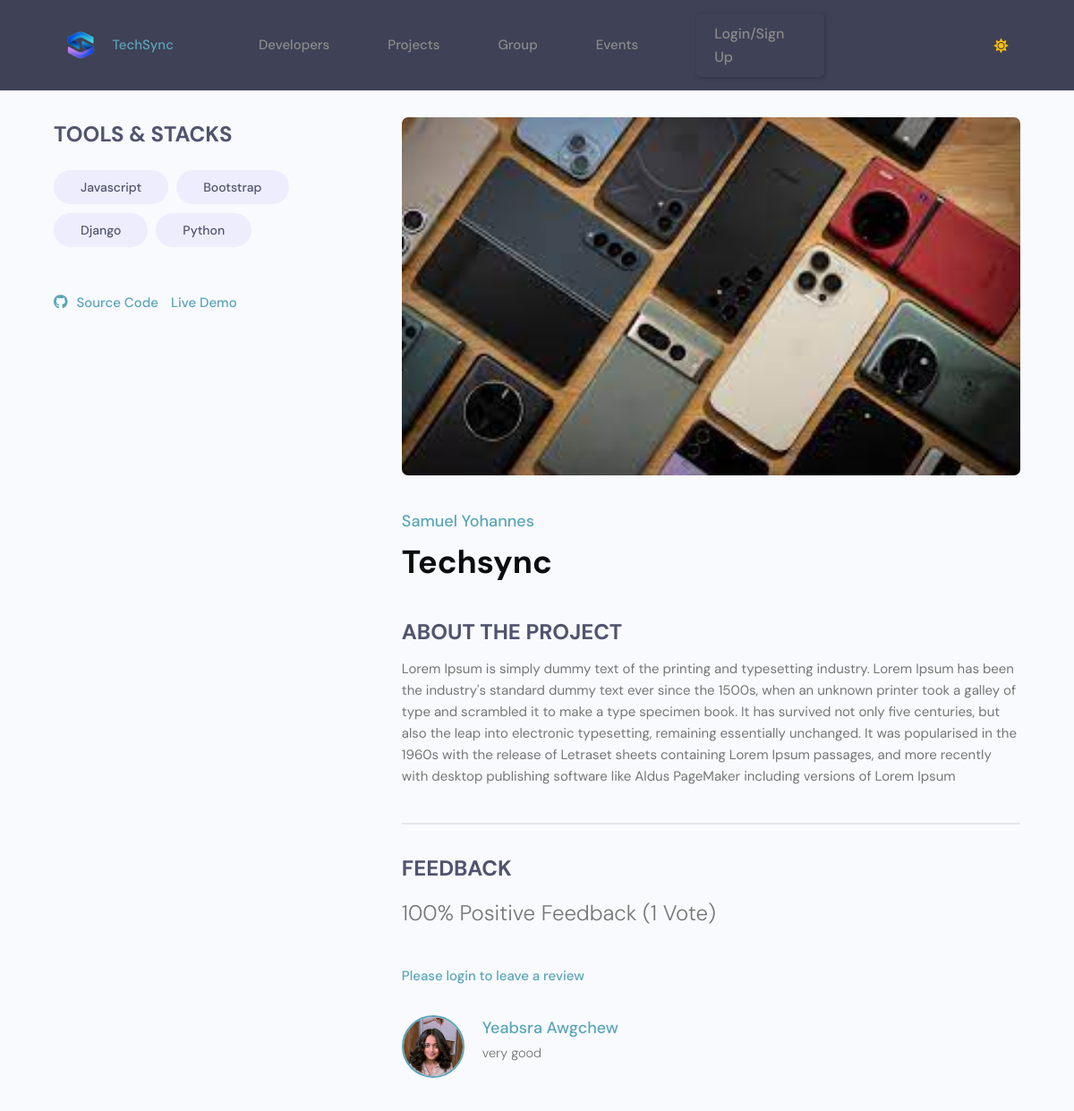
The app's page /projects/project_detail/60bc77e5-70b7-4d92-95ad-d82983a8f71c/ with its own data.
### projects/models.py (models this page shows, shortened)
class Tag(models.Model):
    id = models.UUIDField(default=uuid.uuid4, primary_key=True, unique=True, editable=False, )
    name = models.CharField(max_length=300)
    created_at = models.DateTimeField(auto_now_add=True)

class Project(models.Model):
    id = models.UUIDField(default=uuid.uuid4, primary_key=True, unique=True, editable=False)
    owner = models.ForeignKey(Profile, on_delete=models.SET_NULL, null=True)
    title = models.CharField(max_length=100)
    description = models.TextField(null=True, blank=True)
    image = models.ImageField(null=True, blank=True, default='default.jpg', upload_to= 'project_image')
    demo_link = models.URLField(null=True, blank=True)
    source_link = models.URLField(null=True, blank=True)
    created_at = models.DateTimeField(auto_now_add=True)
    tags = models.ManyToManyField('Tag', blank=True)
    vote_count = models.IntegerField(default=0, null=True, blank=True)
    vote_ratio = models.IntegerField(default=0, null=True, blank=True)
    updated_at = models.DateTimeField(auto_now=True)
    created_at = models.DateTimeField(auto_now_add=True)
    class Meta:
        ordering = ['-created_at']

class Review(models.Model):
    VOTE_TYPE = (
        ('up', 'Up Vote'),
        ('down', 'Down Vote')
    )
    id = models.UUIDField(default=uuid.uuid4, primary_key=True, unique=True, editable=False, )
    owner = models.ForeignKey(Profile, on_delete=models.CASCADE, null=True)
    project = models.ForeignKey(Project, on_delete=models.CASCADE)
    body = models.TextField(null=True, blank=True)
    value = models.CharField(max_length=10, choices=VOTE_TYPE)
    created_at = models.DateTimeField(auto_now_add=True)

### users/models.py (models this page shows, shortened)
class Profile(models.Model):
    id = models.UUIDField(default=uuid.uuid4, primary_key=True, unique=True, editable=False, )
    user = models.OneToOneField(User, on_delete=models.CASCADE,null=True,blank=True)
    name = models.CharField(max_length=200, blank=True,null=True)
    username = models.CharField(max_length=200, blank=True,null=True,unique=True)
    headline = models.CharField(max_length=200, blank=True,null=True)
    about = models.TextField(blank=True, null=True)
    location = models.CharField(max_length=200, blank=True,null=True)
    profile_image = models.ImageField(null=True, blank=True,upload_to='profiles', default='default_profile.png')
    github_link = models.CharField(max_length=200, blank=True,null=True)
    twitter_link = models.CharField(max_length=200, blank=True,null=True)
    linkedin_link = models.CharField(max_length=200, blank=True,null=True)
    personal_link = models.CharField(max_length=200, blank=True,null=True)
    phone_regex = RegexValidator(
    regex=r'^\+?1?\d{9,15}$',
    message="Phone number must be entered in the format: '+999999999'. Up to 15 digits allowed."
    )
    phone_number = models.CharField(validators=[phone_regex], max_length=17, blank=True)  # validators should be a list
    created_at = models.DateTimeField(auto_now_add=True)

### projects/views.py (the view)
# urls.py: path('project_detail/<str:pk>/', views.project_detail, name='project_detail'),
def project_detail(request, pk):
    project = Project.objects.get(id=pk)
    tags = project.tags.all()
    if request.method == 'POST':
        form = ReviewForm(request.POST)
        if form.is_valid():
            review = form.save(commit=False)
            review.project = project
            review.owner = request.user.profile
            review.save()
            project.update_vote_count()
            return JsonResponse({'message': 'Review submitted successfully!'}, status=200)
        else:
            return JsonResponse({'errors': form.errors}, status=400)
    else:
        form = ReviewForm()
    context = {
        'project': project,
        'tags': tags,
        'form': form,
    }
    return render(request, 'projects/project_detail.html', context)

### techsync/context_processors.py (called while the page is built, shortened)
def navbar_data(request):
    profile = event_organizer = event_moderator = None
    return {
        'profile': profile,
        'event_organizer': event_organizer,
        'event_moderator': event_moderator,
    }

### templates/projects/project_detail.html (shortened to what this page needs)
{% extends "main/main.html" %}
{% block content %}
<main class="singleProject my-md">
    <div class="container">
        <div class="layout">
            <div class="column column--1of3">
                <h3 class="singleProject__subtitle">Tools & Stacks</h3>
                <div class="singleProject__toolStack">
                    {% for tags in project.tags.all %}
                    <span class="tag tag--pill tag--sub tag--lg">
                        <small>{{ tags.name }}</small>
                    </span>
                    {% endfor %}
                </div>
                {% if project.source_link %}
                <a class="singleProject__liveLink" href="{{ project.source_link }}" target="_blank"><i class="fab fa-github"></i>Source Code</a>
                {% endif %}
                {% if project.demo_link %}
                <a class="singleProject__liveLink" href="#" target="_blank">Live Demo
                    {% endif %}
                </a>
            </div>
            <div class="column column--2of3">
                <img class="singleProject__preview" src="{{project.image.url}}" alt="portfolio thumbnail" />
                <a href="{% url 'user-profile' project.owner.pk %}" class="singleProject__developer">{{project.owner.name}}</a>
                <h2 class="singleProject__title">{{project.title}}</h2>
                <h3 class="singleProject__subtitle">About the Project</h3>
                <div class="singleProject__info">
                    {{project.description}}
                </div>
                <div class="comments">
                    <h3 class="singleProject__subtitle">Feedback</h3>
                    {% if project.vote_count > 0 %}
                      <h5 class="project--rating">
                        {{project.vote_ratio}}% Positive Feedback ({{project.vote_count}}
                        Vote{{project.vote_count|pluralize:"s"}})
                      </h5>
                    {% endif %}
                    {% if request.user.profile.id in project.reviewers %}
                    <p>You have already submitted your review for this project</p>
                    {% elif request.user.profile == project.owner %}
                    <p>You cannot review your own work</p>
                    {% else %}
                    <a href="{% url 'login' %}?next={{request.path}}">Please login to leave a review</a>
                    {% endif %}
                    <div class="commentList">
                        {% for review in project.review_set.all %}
                        {% if review.body %}
                        <div class="comment">
                            <a href="{% url 'user-profile' review.owner.id  %}">
                                <img class="avatar avatar--md" src="{{review.owner.profile_image.url}}" alt="user" />
                            </a>
                            <div class="comment__details">
                                <a href="{% url 'user-profile' review.owner.id  %}" class="comment__author">{{review.owner.name}}</a>
                                <p class="comment__info">{{review.body|linebreaksbr}}</p>
                            </div>
                        </div>
                        {% endif %}
                        {% endfor %}
                    </div>
                </div>
            </div>
        </div>
    </div>
</main>
{% endblock %}

### static/styles/langauge.css (style rules this page uses)
:root { --li4-color-primary-hsl: 250, 84%, 54%; --li4-color-bg-hsl: 0, 0%, 100%; --li4-color-contrast-high-hsl: 230, 7%, 23%; --li4-color-contrast-higher-hsl: 230, 13%, 9%; --li4-color-bg-light-hsl: 0, 0%, 100%; --li4-color-white-hsl: 0, 0%, 100%; --li4-color-bg-dark-hsl: 240, 4%, 95%; --li4-color-bg-lighter-hsl: 0, 0%, 100%; --li4-color-black-hsl: 230, 13%, 9%; --li4-space-3xs: 0.25rem; --li4-space-2xs: 0.375rem; --li4-space-xs: 0.5rem; --li4-space-sm: 0.75rem; }
@media (min-width: 64rem) { :root { --li4-space-3xs: 0.375rem; --li4-space-2xs: 0.5625rem; --li4-space-xs: 0.75rem; --li4-space-sm: 1.125rem; } }
:root { --picker-vertical-gap: 4px; }

### static/styles/app.css (style rules this page uses)
:root { --color-sub: #0b0c10; }
img { width: 100%; }
.singleProject .column--1of3 { order: 2; }
@media screen and (min-width: 1081px) { .singleProject .column--1of3 { order: 1; } }
@media screen and (min-width: 1081px) { .singleProject .column--2of3 { order: 2; } }
.singleProject__toolStack { margin-top: 2rem; margin-bottom: 4rem; }
.singleProject__liveLink { font-weight: 500; transition: all 0.3s ease-in-out; border-bottom: 2px solid transparent; }
.singleProject__liveLink i { display: inline-block; font-size: 1.6rem; margin-right: 1rem; }
.singleProject__preview { height: 50vh; object-fit: cover; object-position: top center; margin-bottom: 3rem; border-radius: 0.7rem; }
.singleProject__developer { font-size: 1.8rem; font-weight: 500; }
.singleProject__title { font-size: 3.6rem; font-weight: 700; color: var(--color-sub); margin-bottom: 3rem; }
.project--rating { margin-bottom: 1.6em; margin-top: .5em; }
.singleProject__subtitle { text-transform: uppercase; font-size: 2.4rem; font-weight: 700; color: var(--color-sub-light); margin-bottom: 1rem; }
.comments { margin-top: 4rem; padding-top: 3rem; border-top: 2px solid var(--color-light); }
.commentList { margin: 3rem 0; }
.comment { display: flex; gap: 2rem; }
.comment__author { font-size: 1.8rem; }
.comment__info { font-size: 1.45rem; }

### static/styless/style.css (style rules this page uses)
:root { --color-main: #71c6dd; --color-main-light: #e1f6fb; --color-dark: #3f4156; --color-dark-medium: #51546e; --color-dark-light: #696d97; --color-light: #e5e5e5; --color-gray: #8b8b8b; --color-light-gray: #b2bdbd; --color-bg: #2d2d39; --color-success: #5dd693; --color-error: #fc4b0b; }
* { font-family: "DM Sans", -apple-system, BlinkMacSystemFont, "Segoe UI", Roboto, Oxygen, Ubuntu, Cantarell, "Open Sans", "Helvetica Neue", sans-serif; margin: 0; padding: 0; box-sizing: border-box; text-rendering: optimizeLegibility; font-size: inherit; }
html { font-size: 56.25%; }
@media only screen and (min-width: 1200px) { html { font-size: 62.5%; } }
body { line-height: 1.6; font-weight: 400; font-size: 1.5rem; color: var(--color-light-gray); background-color: var(--color-bg); min-height: 100vh; }
img { width: 100%; }
a { display: inline-block; color: var(--color-main); text-decoration: none; }
.container { max-width: 120rem; width: 90%; margin: auto; }
.avatar { position: relative; display: inline-block; border-radius: 50%; border: 2px solid var(--color-main); }
.avatar::after { content: ""; display: block; position: absolute; background-color: var(--color-gray); z-index: 111; border-radius: 50%; border: 0.3rem solid var(--color-dark); }
.layout { margin-top: 2.4rem; }

### static/uikit/styles/modules/_variables.css (style rules this page uses)
:root { --color-main: #5aa5b9; --color-main-light: #e6faff; --color-sub: #0b0c10; --color-sub-light: #51546e; --color-sub-lighter: #ededfd; --color-text: #737373; --color-gray: #8b8b8b; --color-light: #e5e7eb; --color-light-gray: #767676; --color-bg: #f8fafd; --color-white: #fffefd; --color-white-light: #f3f3f3; --color-success: #359e64; --color-success-bg: #def8e8; --color-error: #fc4b0b; --color-error-bg: #fff2ee; --font-base: 'Poppins', arial, helvetica, 'Segoe UI', roboto, ubuntu, sans-serif; --font-monospace: 'Fira Code', 'Courier New', courier, monospace; --font-regular: 300; --font-medium: 500; --font-bold: 700; --generic-shadow: 1px 1px 5px #00000010; --generic-transition: all 0.3s ease-in-out; --color-btn-text: #0b0c10; }

### static/uikit/styles/modules/_base.css (style rules this page uses)
* { margin: 0; padding: 0; box-sizing: border-box; text-rendering: optimizeLegibility; color: inherit; font-size: inherit; }
html { font-size: 50%; }
@media only screen and (min-width: 480px) { html { font-size: 56.25%; } }
@media only screen and (min-width: 1200px) { html { font-size: 62.5%; } }
body { line-height: 1.6; font-weight: 400; font-size: 1.5rem; color: var(--color-text); background-color: var(--color-bg); min-height: 100vh; }

### records on screen
Tag: name "Javascript"
Tag: name "Bootstrap"
Tag: name "Django"
Tag: name "Python"
Project: image (picture), owner.name "Samuel Yohannes", title "Techsync", description "Lorem Ipsum is simply dummy text of the printing and typesetting industry. Lorem Ipsum has been the industry's standard dummy text ever since the 1500s, when an unknown printer took a galley of type and scrambled it to make a type specimen book. It has survived not only five centuries, but also the leap into electronic typesetting, remaining essentially unchanged. It was popularised in the 1960s with the release of Letraset sheets containing Lorem Ipsum passages, and more recently with desktop publishing software like Aldus PageMaker including versions of Lorem Ipsum", vote_ratio "100", vote_count "1"
Review: owner.profile_image (picture), owner.name "Yeabsra Awgchew", body "very good"
